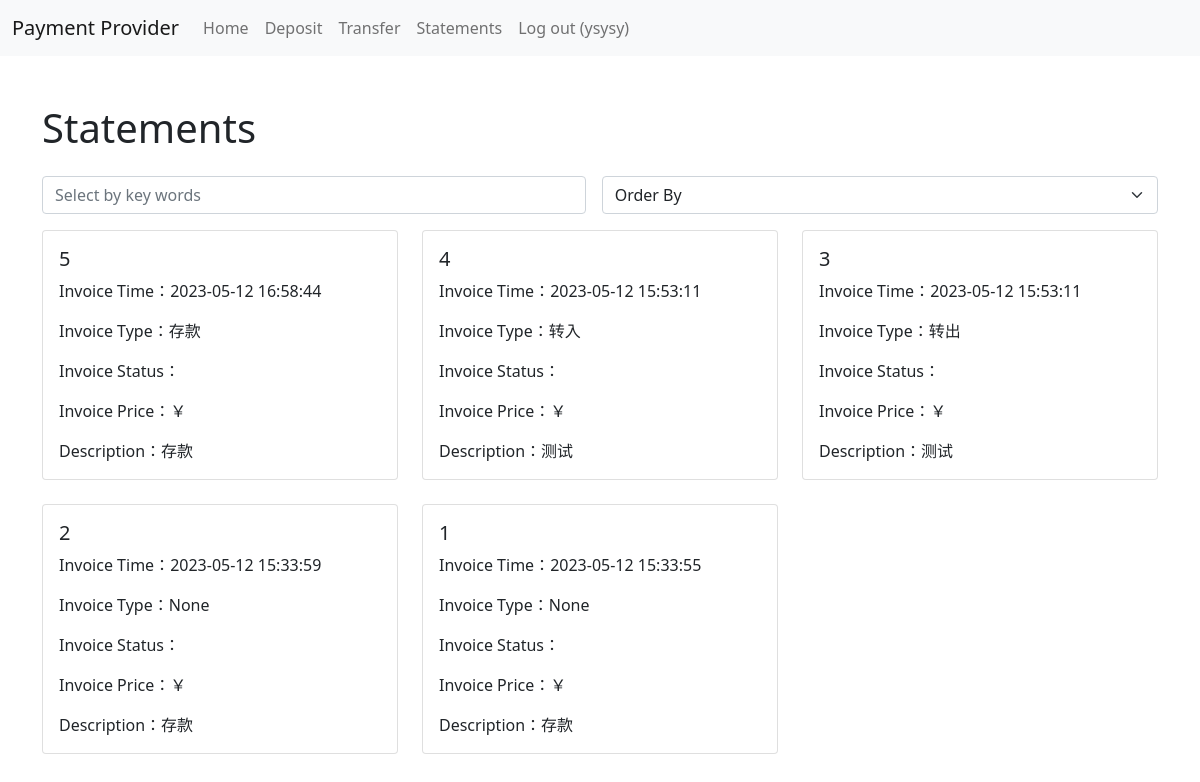
The page /order/ (signed in) on the database its author committed.
### main/models.py (models this page shows, shortened)
class Payment_Account(AbstractBaseUser):
    user_id = models.AutoField(primary_key=True)
    username = models.CharField(max_length=50, unique=True)
    balance = models.IntegerField(default=0)
    name = models.CharField(max_length=50)
    user_id_number = models.CharField(max_length=18)
    user_phone = models.IntegerField()
    user_email = models.CharField(max_length=50)
    USERNAME_FIELD = 'username'
    objects = MyUserManager()

class Payment_order(models.Model):
    payment_order_id = models.AutoField(primary_key=True)
    user_id = models.ForeignKey(Payment_Account, on_delete=models.CASCADE)
    invoice_time = models.DateTimeField(auto_now_add=True)
    invoice_description = models.CharField(max_length=50)
    Price = models.IntegerField()
    status = models.IntegerField()
    type = models.CharField(max_length=50, null=True, blank=True)

### main/views.py (the view)
# urls.py: path('order/', payment_order_list, name="order"),
@login_required
def payment_order_list(request):
    orders = Payment_order.objects.all().order_by('-invoice_time')
    search = request.GET.get('search')
    if search:
        orders = orders.filter(invoice_description__icontains=search)
    sort = request.GET.get('sort')
    if sort == 'oldest':
        orders = orders.order_by('invoice_time')
    elif sort == 'latest':
        orders = orders.order_by('-invoice_time')
    paginator = Paginator(orders, 12)
    page_number = request.GET.get('page', 1)
    page = paginator.get_page(page_number)
    return render(request, 'order.html', {'orders': page, 'search': search, 'sort': sort})

### main/backend.py (called while the page is built)
    def get_user(self, user_id):
        try:
            return Payment_Account.objects.get(pk=user_id)
        except Payment_Account.DoesNotExist:
            return None

### templates/order.html (shortened to what this page needs)
{% extends 'base.html' %}
{% block content %}
    <div class="container my-5">
        <h1 class="mb-4">Statements</h1>
        <div class="row">
            <div class="col-12 mb-3">
                <form method="get" class="d-flex">
                    <input type="text" name="search" placeholder="Select by key words" class="form-control me-3">
                    <select name="sort" class="form-select" onchange="this.form.submit()">
                        <option value="">Order By</option>
                    </select>
                </form>
            </div>
            {% for order in orders %}
                <div class="col-12 col-md-6 col-lg-4">
                    <div class="card mb-4">
                        <div class="card-body">
                            <h5 class="card-title">{{ order.payment_order_id }}</h5>
                            <p class="card-text">Invoice Time：{{ order.invoice_time|date:"Y-m-d H:i:s" }}</p>
                            <p class="card-text">Invoice Type：{{ order.type }}</p>
                            <p class="card-text">Invoice Status：{{ order.get_status_display }}</p>
                            <p class="card-text">Invoice Price：￥{{ order.price }}</p>
                            <p class="card-text">Description：{{ order.invoice_description }}</p>
                        </div>
                    </div>
                </div>
            {% endfor %}
        </div>
    </div>
{% endblock %}

### templates/base.html (shortened to what this page needs)
<!DOCTYPE html>
<html lang="en">
<head>
    <link rel="stylesheet" href="https://cdnjs.cloudflare.com/ajax/libs/twitter-bootstrap/5.1.0/css/bootstrap.min.css">
</head>
<body>
<nav class="navbar navbar-expand-lg navbar-light bg-light">
    <div class="container-fluid">
        <a class="navbar-brand" href="#">Payment Provider</a>
        <div class="collapse navbar-collapse" id="navbarNav">
            <ul class="navbar-nav">
                <li class="nav-item">
                    <a class="nav-link" href="{% url 'home' %}">Home</a>
                </li>
                {% if user.is_authenticated %}
                    <li class="nav-item">
                        <a class="nav-link" href="{% url 'deposit' %}">Deposit</a>
                    </li>
                    <li class="nav-item">
                        <a class="nav-link" href="{% url 'transfer' %}">Transfer</a>
                    </li>
                    <li class="nav-item">
                        <a class="nav-link" href="{% url 'order' %}">Statements</a>
                    </li>
                    <li class="nav-item">
                        <a class="nav-link" href="{% url 'logout' %}">Log out ({{ user.username }})</a>
                    </li>
                {% endif %}
            </ul>
        </div>
    </div>
</nav>
{% block content %}{% endblock %}
</body>
</html>

### templates/base.html (style rules this page uses)
body { min-height: 100vh; }

### rows shown on the page
Payment_Account: username "ysysy"
Payment_order: payment_order_id "5", invoice_time "2023-05-12 16:58:44", type "存款", invoice_description "存款"
Payment_order: payment_order_id "4", invoice_time "2023-05-12 15:53:11", type "转入", invoice_description "测试"
Payment_order: payment_order_id "3", invoice_time "2023-05-12 15:53:11", type "转出", invoice_description "测试"
Payment_order: payment_order_id "2", invoice_time "2023-05-12 15:33:59", type "None", invoice_description "存款"
Payment_order: payment_order_id "1", invoice_time "2023-05-12 15:33:55", type "None", invoice_description "存款"
